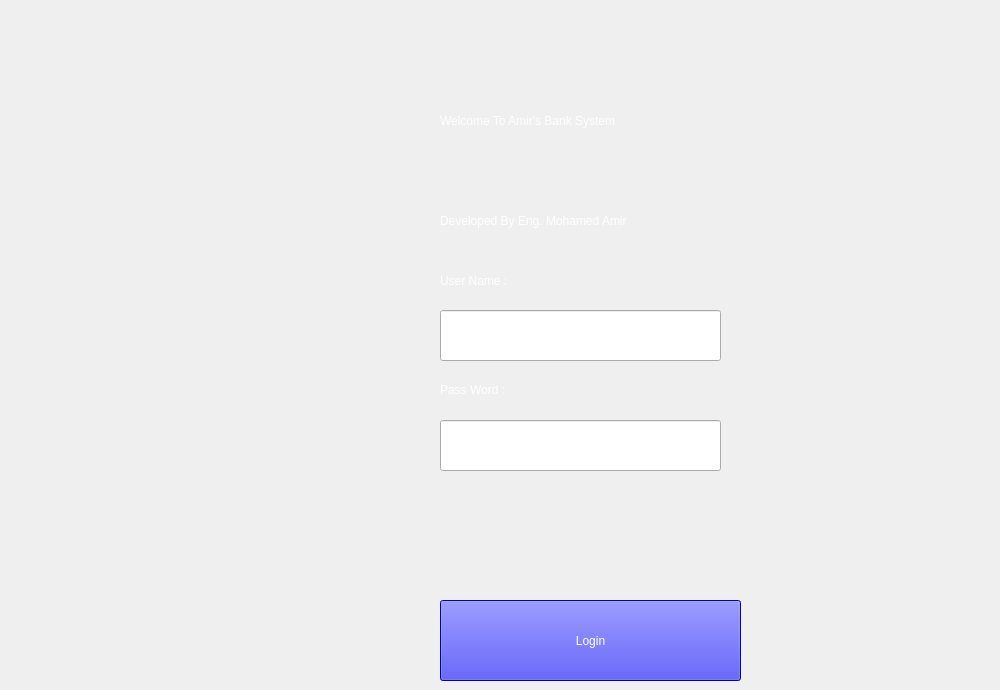
    <widget class="QWidget" name="Logintab">
     <attribute name="title">
      <string>Login</string>
     </attribute>
     <widget class="QLabel" name="userla">
      <property name="geometry">
       <rect>
        <x>440</x>
        <y>260</y>
        <width>271</width>
        <height>41</height>
       </rect>
      </property>
      <property name="styleSheet">
       <string notr="true">font: 12pt &quot;Segoe UI&quot;;
color: rgb(255, 255, 255);</string>
      </property>
      <property name="text">
       <string>User Name :</string>
      </property>
     </widget>
     <widget class="QLabel" name="label_2">
      <property name="geometry">
       <rect>
        <x>440</x>
        <y>190</y>
        <width>481</width>
        <height>61</height>
       </rect>
      </property>
      <property name="styleSheet">
       <string notr="true">font: 16pt &quot;Segoe UI&quot;;
color: rgb(255, 255, 255);</string>
      </property>
      <property name="text">
       <string>Developed By Eng. Mohamed Amir</string>
      </property>
     </widget>
     <widget class="QLabel" name="label">
      <property name="geometry">
       <rect>
        <x>440</x>
        <y>50</y>
        <width>551</width>
        <height>141</height>
       </rect>
      </property>
      <property name="styleSheet">
       <string notr="true">font: 22pt &quot;Segoe UI&quot;;
color: rgb(255, 255, 255);</string>
      </property>
      <property name="text">
       <string>Welcome To Amir's Bank System</string>
      </property>
     </widget>
     <widget class="QLineEdit" name="userle">
      <property name="geometry">
       <rect>
        <x>440</x>
        <y>310</y>
        <width>281</width>
        <height>51</height>
       </rect>
      </property>
      <property name="styleSheet">
       <string notr="true">font: 12pt &quot;Segoe UI&quot;;
color: rgb(255, 255, 255);</string>
      </property>
     </widget>
     <widget class="QLineEdit" name="passle">
      <property name="geometry">
       <rect>
        <x>440</x>
        <y>420</y>
        <width>281</width>
        <height>51</height>
       </rect>
      </property>
      <property name="styleSheet">
       <string notr="true">color: rgb(255, 255, 255);
font: 12pt &quot;Segoe UI&quot;;</string>
      </property>
     </widget>
     <widget class="QPushButton" name="loginpb">
      <property name="geometry">
       <rect>
        <x>440</x>
        <y>600</y>
        <width>301</width>
        <height>81</height>
       </rect>
      </property>
      <property name="styleSheet">
       <string notr="true">font: 12pt &quot;Segoe UI&quot;;
background-color: rgb(85, 170, 255);
background-color: rgb(0, 0, 255);
color: rgb(255, 255, 255);</string>
      </property>
      <property name="text">
       <string>Login</string>
      </property>
     </widget>
     <widget class="QLabel" name="passla">
      <property name="geometry">
       <rect>
        <x>440</x>
        <y>380</y>
        <width>371</width>
        <height>20</height>
       </rect>
      </property>
      <property name="styleSheet">
       <string notr="true">font: 12pt &quot;Segoe UI&quot;;
color: rgb(255, 255, 255);</string>
      </property>
      <property name="text">
       <string>Pass Word :</string>
      </property>
     </widget>
    </widget>
